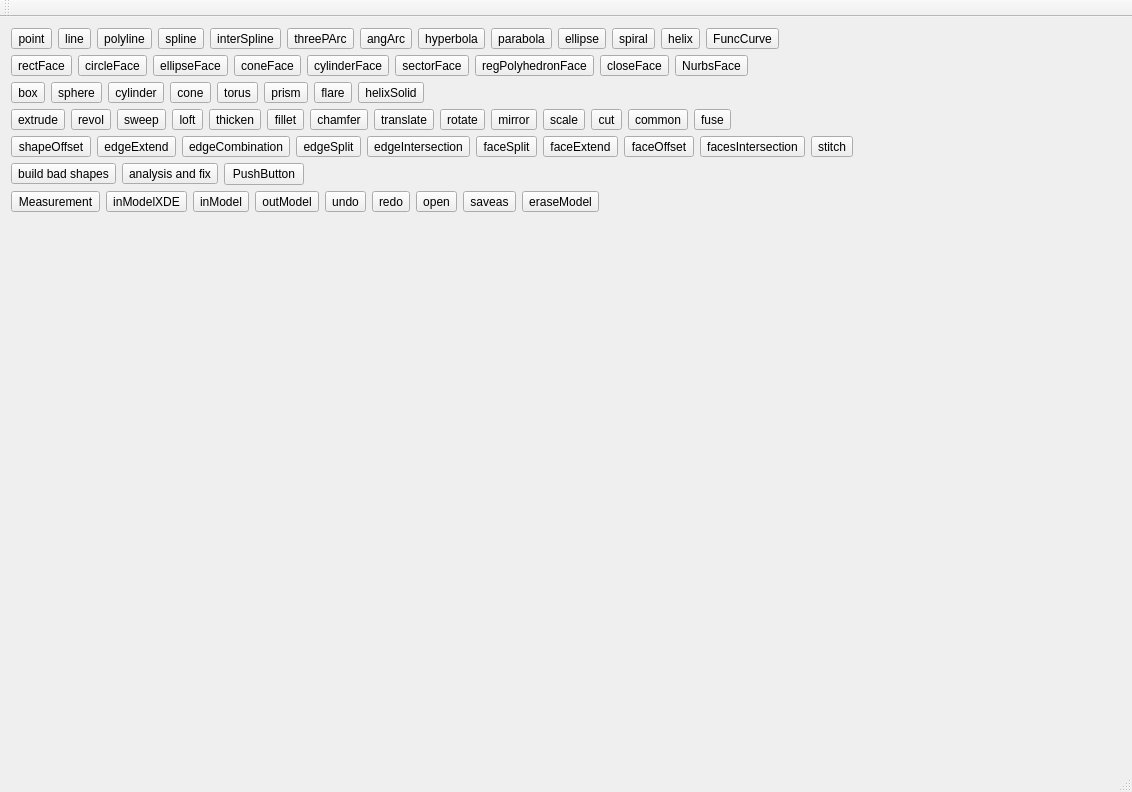
<?xml version="1.0" encoding="UTF-8"?>
<ui version="4.0">
 <class>MainWindowClass</class>
 <widget class="QMainWindow" name="MainWindowClass">
  <property name="geometry">
   <rect>
    <x>0</x>
    <y>0</y>
    <width>1132</width>
    <height>792</height>
   </rect>
  </property>
  <property name="windowTitle">
   <string>MainWindow</string>
  </property>
  <widget class="QWidget" name="centralWidget">
   <layout class="QVBoxLayout" name="verticalLayout" stretch="0,0,0,0,0,0,0,1">
    <item>
     <layout class="QHBoxLayout" name="horizontalLayout_2">
      <item>
       <widget class="QToolButton" name="toolButton_point">
        <property name="text">
         <string>point</string>
        </property>
       </widget>
      </item>
      <item>
       <widget class="QToolButton" name="toolButton_line">
        <property name="text">
         <string>line</string>
        </property>
       </widget>
      </item>
      <item>
       <widget class="QToolButton" name="toolButton_polyline">
        <property name="text">
         <string>polyline</string>
        </property>
       </widget>
      </item>
      <item>
       <widget class="QToolButton" name="toolButton_spline">
        <property name="text">
         <string>spline</string>
        </property>
       </widget>
      </item>
      <item>
       <widget class="QToolButton" name="toolButton_interSpline">
        <property name="text">
         <string>interSpline</string>
        </property>
       </widget>
      </item>
      <item>
       <widget class="QToolButton" name="toolButton_threeArc">
        <property name="text">
         <string>threePArc</string>
        </property>
       </widget>
      </item>
      <item>
       <widget class="QToolButton" name="toolButton_angArc">
        <property name="text">
         <string>angArc</string>
        </property>
       </widget>
      </item>
      <item>
       <widget class="QToolButton" name="toolButton_hyperbola">
        <property name="text">
         <string>hyperbola</string>
        </property>
       </widget>
      </item>
      <item>
       <widget class="QToolButton" name="toolButton_parabola">
        <property name="text">
         <string>parabola</string>
        </property>
       </widget>
      </item>
      <item>
       <widget class="QToolButton" name="toolButton_ellipse">
        <property name="text">
         <string>ellipse</string>
        </property>
       </widget>
      </item>
      <item>
       <widget class="QToolButton" name="toolButton_spiral">
        <property name="text">
         <string>spiral</string>
        </property>
       </widget>
      </item>
      <item>
       <widget class="QToolButton" name="toolButton_helix">
        <property name="text">
         <string>helix</string>
        </property>
       </widget>
      </item>
      <item>
       <widget class="QToolButton" name="toolButton_FuncCurve">
        <property name="text">
         <string>FuncCurve</string>
        </property>
       </widget>
      </item>
      <item>
       <spacer name="horizontalSpacer_3">
        <property name="orientation">
         <enum>Qt::Horizontal</enum>
        </property>
        <property name="sizeHint" stdset="0">
         <size>
          <width>40</width>
          <height>20</height>
         </size>
        </property>
       </spacer>
      </item>
     </layout>
    </item>
    <item>
     <layout class="QHBoxLayout" name="horizontalLayout_7">
      <item>
       <widget class="QToolButton" name="toolButton_rectFace">
        <property name="text">
         <string>rectFace</string>
        </property>
       </widget>
      </item>
      <item>
       <widget class="QToolButton" name="toolButton_circleFace">
        <property name="text">
         <string>circleFace</string>
        </property>
       </widget>
      </item>
      <item>
       <widget class="QToolButton" name="toolButton_ellipseFace">
        <property name="text">
         <string>ellipseFace</string>
        </property>
       </widget>
      </item>
      <item>
       <widget class="QToolButton" name="toolButton_coneFace">
        <property name="text">
         <string>coneFace</string>
        </property>
       </widget>
      </item>
      <item>
       <widget class="QToolButton" name="toolButton_cylinderFace">
        <property name="text">
         <string>cylinderFace</string>
        </property>
       </widget>
      </item>
      <item>
       <widget class="QToolButton" name="toolButton_sectorFace">
        <property name="text">
         <string>sectorFace</string>
        </property>
       </widget>
      </item>
      <item>
       <widget class="QToolButton" name="toolButton_regPolyhedronFace">
        <property name="text">
         <string>regPolyhedronFace</string>
        </property>
       </widget>
      </item>
      <item>
       <widget class="QToolButton" name="toolButton_closeFace">
        <property name="text">
         <string>closeFace</string>
        </property>
       </widget>
      </item>
      <item>
       <widget class="QToolButton" name="toolButton_nurbsFace">
        <property name="text">
         <string>NurbsFace</string>
        </property>
       </widget>
      </item>
      <item>
       <spacer name="horizontalSpacer">
        <property name="orientation">
         <enum>Qt::Horizontal</enum>
        </property>
        <property name="sizeHint" stdset="0">
         <size>
          <width>40</width>
          <height>20</height>
         </size>
        </property>
       </spacer>
      </item>
     </layout>
    </item>
    <item>
     <layout class="QHBoxLayout" name="horizontalLayout_3">
      <item>
       <widget class="QToolButton" name="toolButton_box">
        <property name="text">
         <string>box</string>
        </property>
       </widget>
      </item>
      <item>
       <widget class="QToolButton" name="toolButton_sphere">
        <property name="text">
         <string>sphere</string>
        </property>
       </widget>
      </item>
      <item>
       <widget class="QToolButton" name="toolButton_cylinder">
        <property name="text">
         <string>cylinder</string>
        </property>
       </widget>
      </item>
      <item>
       <widget class="QToolButton" name="toolButton_cone1">
        <property name="text">
         <string>cone</string>
        </property>
       </widget>
      </item>
      <item>
       <widget class="QToolButton" name="toolButton_torus">
        <property name="text">
         <string>torus</string>
        </property>
       </widget>
      </item>
      <item>
       <widget class="QToolButton" name="toolButton_prism">
        <property name="text">
         <string>prism</string>
        </property>
       </widget>
      </item>
      <item>
       <widget class="QToolButton" name="toolButton_flare">
        <property name="text">
         <string>flare</string>
        </property>
       </widget>
      </item>
      <item>
       <widget class="QToolButton" name="toolButton_helixSolid">
        <property name="text">
         <string>helixSolid</string>
        </property>
       </widget>
      </item>
      <item>
       <spacer name="horizontalSpacer_2">
        <property name="orientation">
         <enum>Qt::Horizontal</enum>
        </property>
        <property name="sizeHint" stdset="0">
         <size>
          <width>40</width>
          <height>20</height>
         </size>
        </property>
       </spacer>
      </item>
     </layout>
    </item>
    <item>
     <layout class="QHBoxLayout" name="horizontalLayout_4">
      <item>
       <widget class="QToolButton" name="toolButton_extrude">
        <property name="text">
         <string>extrude</string>
        </property>
       </widget>
      </item>
      <item>
       <widget class="QToolButton" name="toolButton_revol">
        <property name="text">
         <string>revol</string>
        </property>
       </widget>
      </item>
      <item>
       <widget class="QToolButton" name="toolButton_sweep">
        <property name="text">
         <string>sweep</string>
        </property>
       </widget>
      </item>
      <item>
       <widget class="QToolButton" name="toolButton_loft">
        <property name="text">
         <string>loft</string>
        </property>
       </widget>
      </item>
      <item>
       <widget class="QToolButton" name="toolButton_thicken">
        <property name="text">
         <string>thicken</string>
        </property>
       </widget>
      </item>
      <item>
       <widget class="QToolButton" name="toolButton_fillet">
        <property name="text">
         <string>fillet</string>
        </property>
       </widget>
      </item>
      <item>
       <widget class="QToolButton" name="toolButton_chamfer">
        <property name="text">
         <string>chamfer</string>
        </property>
       </widget>
      </item>
      <item>
       <widget class="QToolButton" name="toolButton_translate">
        <property name="text">
         <string>translate</string>
        </property>
       </widget>
      </item>
      <item>
       <widget class="QToolButton" name="toolButton_rotate">
        <property name="text">
         <string>rotate</string>
        </property>
       </widget>
      </item>
      <item>
       <widget class="QToolButton" name="toolButton_mirror">
        <property name="text">
         <string>mirror</string>
        </property>
       </widget>
      </item>
      <item>
       <widget class="QToolButton" name="toolButton_scale">
        <property name="text">
         <string>scale</string>
        </property>
       </widget>
      </item>
      <item>
       <widget class="QToolButton" name="toolButton_cut">
        <property name="text">
         <string>cut</string>
        </property>
       </widget>
      </item>
      <item>
       <widget class="QToolButton" name="toolButton_common">
        <property name="text">
         <string>common</string>
        </property>
       </widget>
      </item>
      <item>
       <widget class="QToolButton" name="toolButton_fuse">
        <property name="text">
         <string>fuse</string>
        </property>
       </widget>
      </item>
      <item>
       <spacer name="horizontalSpacer_5">
        <property name="orientation">
         <enum>Qt::Horizontal</enum>
        </property>
        <property name="sizeHint" stdset="0">
         <size>
          <width>40</width>
          <height>20</height>
         </size>
        </property>
       </spacer>
      </item>
     </layout>
    </item>
    <item>
     <layout class="QHBoxLayout" name="horizontalLayout_5">
      <item>
       <widget class="QToolButton" name="toolButton_edgeOffset">
        <property name="text">
         <string>shapeOffset</string>
        </property>
       </widget>
      </item>
      <item>
       <widget class="QToolButton" name="toolButton_edgeExtend">
        <property name="text">
         <string>edgeExtend</string>
        </property>
       </widget>
      </item>
      <item>
       <widget class="QToolButton" name="toolButton_edgeCombination">
        <property name="text">
         <string>edgeCombination</string>
        </property>
       </widget>
      </item>
      <item>
       <widget class="QToolButton" name="toolButton_edgeSplit">
        <property name="text">
         <string>edgeSplit</string>
        </property>
       </widget>
      </item>
      <item>
       <widget class="QToolButton" name="toolButton_edgeIntersection">
        <property name="text">
         <string>edgeIntersection</string>
        </property>
       </widget>
      </item>
      <item>
       <widget class="QToolButton" name="toolButton_faceSplit">
        <property name="text">
         <string>faceSplit</string>
        </property>
       </widget>
      </item>
      <item>
       <widget class="QToolButton" name="toolButton_faceExtend">
        <property name="text">
         <string>faceExtend</string>
        </property>
       </widget>
      </item>
      <item>
       <widget class="QToolButton" name="toolButton_faceOffset">
        <property name="text">
         <string>faceOffset</string>
        </property>
       </widget>
      </item>
      <item>
       <widget class="QToolButton" name="toolButton_faceIntersection">
        <property name="text">
         <string>facesIntersection</string>
        </property>
       </widget>
      </item>
      <item>
       <widget class="QToolButton" name="toolButton_stitch">
        <property name="text">
         <string>stitch</string>
        </property>
       </widget>
      </item>
      <item>
       <spacer name="horizontalSpacer_6">
        <property name="orientation">
         <enum>Qt::Horizontal</enum>
        </property>
        <property name="sizeHint" stdset="0">
         <size>
          <width>40</width>
          <height>20</height>
         </size>
        </property>
       </spacer>
      </item>
     </layout>
    </item>
    <item>
     <layout class="QHBoxLayout" name="horizontalLayout_6">
      <item>
       <widget class="QToolButton" name="toolButton_errorShape1">
        <property name="text">
         <string>build bad shapes</string>
        </property>
       </widget>
      </item>
      <item>
       <widget class="QToolButton" name="toolButton_fix">
        <property name="text">
         <string>analysis and fix</string>
        </property>
       </widget>
      </item>
      <item>
       <widget class="QPushButton" name="pushButton">
        <property name="text">
         <string>PushButton</string>
        </property>
       </widget>
      </item>
      <item>
       <spacer name="horizontalSpacer_7">
        <property name="orientation">
         <enum>Qt::Horizontal</enum>
        </property>
        <property name="sizeHint" stdset="0">
         <size>
          <width>40</width>
          <height>20</height>
         </size>
        </property>
       </spacer>
      </item>
     </layout>
    </item>
    <item>
     <layout class="QHBoxLayout" name="horizontalLayout">
      <item>
       <widget class="QToolButton" name="toolButton_Measurement">
        <property name="text">
         <string>Measurement</string>
        </property>
       </widget>
      </item>
      <item>
       <widget class="QToolButton" name="toolButton_inModelXDE">
        <property name="text">
         <string>inModelXDE</string>
        </property>
       </widget>
      </item>
      <item>
       <widget class="QToolButton" name="toolButton_inModel">
        <property name="text">
         <string>inModel</string>
        </property>
       </widget>
      </item>
      <item>
       <widget class="QToolButton" name="toolButton_outModel">
        <property name="text">
         <string>outModel</string>
        </property>
       </widget>
      </item>
      <item>
       <widget class="QToolButton" name="toolButton_undo">
        <property name="text">
         <string>undo</string>
        </property>
        <property name="shortcut">
         <string>Ctrl+Z</string>
        </property>
       </widget>
      </item>
      <item>
       <widget class="QToolButton" name="toolButton_redo">
        <property name="text">
         <string>redo</string>
        </property>
        <property name="shortcut">
         <string>Ctrl+Y</string>
        </property>
       </widget>
      </item>
      <item>
       <widget class="QToolButton" name="toolButton_open">
        <property name="text">
         <string>open</string>
        </property>
       </widget>
      </item>
      <item>
       <widget class="QToolButton" name="toolButton_saveas">
        <property name="text">
         <string>saveas</string>
        </property>
       </widget>
      </item>
      <item>
       <widget class="QToolButton" name="toolButton_eraseModel">
        <property name="text">
         <string>eraseModel</string>
        </property>
       </widget>
      </item>
      <item>
       <spacer name="horizontalSpacer_4">
        <property name="orientation">
         <enum>Qt::Horizontal</enum>
        </property>
        <property name="sizeHint" stdset="0">
         <size>
          <width>40</width>
          <height>20</height>
         </size>
        </property>
       </spacer>
      </item>
     </layout>
    </item>
    <item>
     <widget class="QWidget" name="widget" native="true"/>
    </item>
   </layout>
  </widget>
  <widget class="QMenuBar" name="menuBar">
   <property name="geometry">
    <rect>
     <x>0</x>
     <y>0</y>
     <width>1132</width>
     <height>23</height>
    </rect>
   </property>
  </widget>
  <widget class="QToolBar" name="mainToolBar">
   <attribute name="toolBarArea">
    <enum>TopToolBarArea</enum>
   </attribute>
   <attribute name="toolBarBreak">
    <bool>false</bool>
   </attribute>
  </widget>
  <widget class="QStatusBar" name="statusBar"/>
 </widget>
 <layoutdefault spacing="6" margin="11"/>
 <resources>
  <include location="MainWindow.qrc"/>
 </resources>
 <connections>
  <connection>
   <sender>toolButton_point</sender>
   <signal>clicked()</signal>
   <receiver>MainWindowClass</receiver>
   <slot>slotOpenPoint()</slot>
   <hints>
    <hint type="sourcelabel">
     <x>45</x>
     <y>60</y>
    </hint>
    <hint type="destinationlabel">
     <x>-4</x>
     <y>224</y>
    </hint>
   </hints>
  </connection>
 </connections>
 <slots>
  <signal>signal1()</signal>
  <slot>slotOpenPoint()</slot>
 </slots>
</ui>
